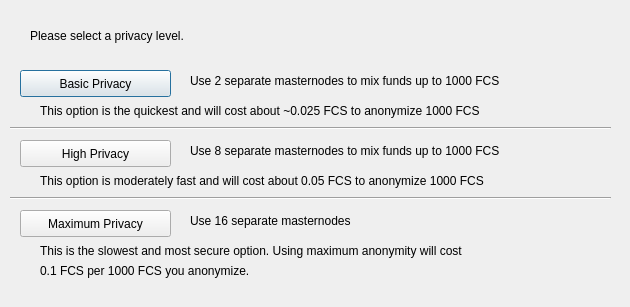
<?xml version="1.0" encoding="UTF-8"?>
<ui version="4.0">
 <class>DarksendConfig</class>
 <widget class="QDialog" name="DarksendConfig">
  <property name="geometry">
   <rect>
    <x>0</x>
    <y>0</y>
    <width>630</width>
    <height>307</height>
   </rect>
  </property>
  <property name="windowTitle">
   <string>Configure Darksend</string>
  </property>
  <widget class="QPushButton" name="buttonBasic">
   <property name="geometry">
    <rect>
     <x>20</x>
     <y>70</y>
     <width>151</width>
     <height>27</height>
    </rect>
   </property>
   <property name="text">
    <string>Basic Privacy</string>
   </property>
  </widget>
  <widget class="QPushButton" name="buttonHigh">
   <property name="geometry">
    <rect>
     <x>20</x>
     <y>140</y>
     <width>151</width>
     <height>27</height>
    </rect>
   </property>
   <property name="text">
    <string>High Privacy</string>
   </property>
  </widget>
  <widget class="QPushButton" name="buttonMax">
   <property name="geometry">
    <rect>
     <x>20</x>
     <y>210</y>
     <width>151</width>
     <height>27</height>
    </rect>
   </property>
   <property name="text">
    <string>Maximum Privacy</string>
   </property>
  </widget>
  <widget class="QLabel" name="label">
   <property name="geometry">
    <rect>
     <x>30</x>
     <y>20</y>
     <width>571</width>
     <height>31</height>
    </rect>
   </property>
   <property name="text">
    <string>Please select a privacy level.</string>
   </property>
  </widget>
  <widget class="QLabel" name="label_2">
   <property name="geometry">
    <rect>
     <x>190</x>
     <y>70</y>
     <width>421</width>
     <height>21</height>
    </rect>
   </property>
   <property name="text">
    <string>Use 2 separate masternodes to mix funds up to 1000 FCS</string>
   </property>
  </widget>
  <widget class="QLabel" name="label_3">
   <property name="geometry">
    <rect>
     <x>190</x>
     <y>140</y>
     <width>411</width>
     <height>21</height>
    </rect>
   </property>
   <property name="text">
    <string>Use 8 separate masternodes to mix funds up to 1000 FCS</string>
   </property>
  </widget>
  <widget class="QLabel" name="label_4">
   <property name="geometry">
    <rect>
     <x>190</x>
     <y>210</y>
     <width>421</width>
     <height>21</height>
    </rect>
   </property>
   <property name="text">
    <string>Use 16 separate masternodes</string>
   </property>
  </widget>
  <widget class="QLabel" name="label_6">
   <property name="geometry">
    <rect>
     <x>40</x>
     <y>100</y>
     <width>561</width>
     <height>21</height>
    </rect>
   </property>
   <property name="text">
    <string>This option is the quickest and will cost about ~0.025 FCS to anonymize 1000 FCS</string>
   </property>
  </widget>
  <widget class="QLabel" name="label_7">
   <property name="geometry">
    <rect>
     <x>40</x>
     <y>170</y>
     <width>561</width>
     <height>21</height>
    </rect>
   </property>
   <property name="text">
    <string>This option is moderately fast and will cost about 0.05 FCS to anonymize 1000 FCS</string>
   </property>
  </widget>
  <widget class="QLabel" name="label_8">
   <property name="geometry">
    <rect>
     <x>40</x>
     <y>240</y>
     <width>561</width>
     <height>21</height>
    </rect>
   </property>
   <property name="text">
    <string>This is the slowest and most secure option. Using maximum anonymity will cost</string>
   </property>
  </widget>
  <widget class="QLabel" name="label_9">
   <property name="geometry">
    <rect>
     <x>40</x>
     <y>260</y>
     <width>561</width>
     <height>21</height>
    </rect>
   </property>
   <property name="text">
    <string>0.1 FCS per 1000 FCS you anonymize.</string>
   </property>
  </widget>
  <widget class="Line" name="line">
   <property name="geometry">
    <rect>
     <x>10</x>
     <y>120</y>
     <width>601</width>
     <height>16</height>
    </rect>
   </property>
   <property name="orientation">
    <enum>Qt::Horizontal</enum>
   </property>
  </widget>
  <widget class="Line" name="line_2">
   <property name="geometry">
    <rect>
     <x>10</x>
     <y>190</y>
     <width>601</width>
     <height>16</height>
    </rect>
   </property>
   <property name="orientation">
    <enum>Qt::Horizontal</enum>
   </property>
  </widget>
 </widget>
 <resources/>
 <connections/>
</ui>
